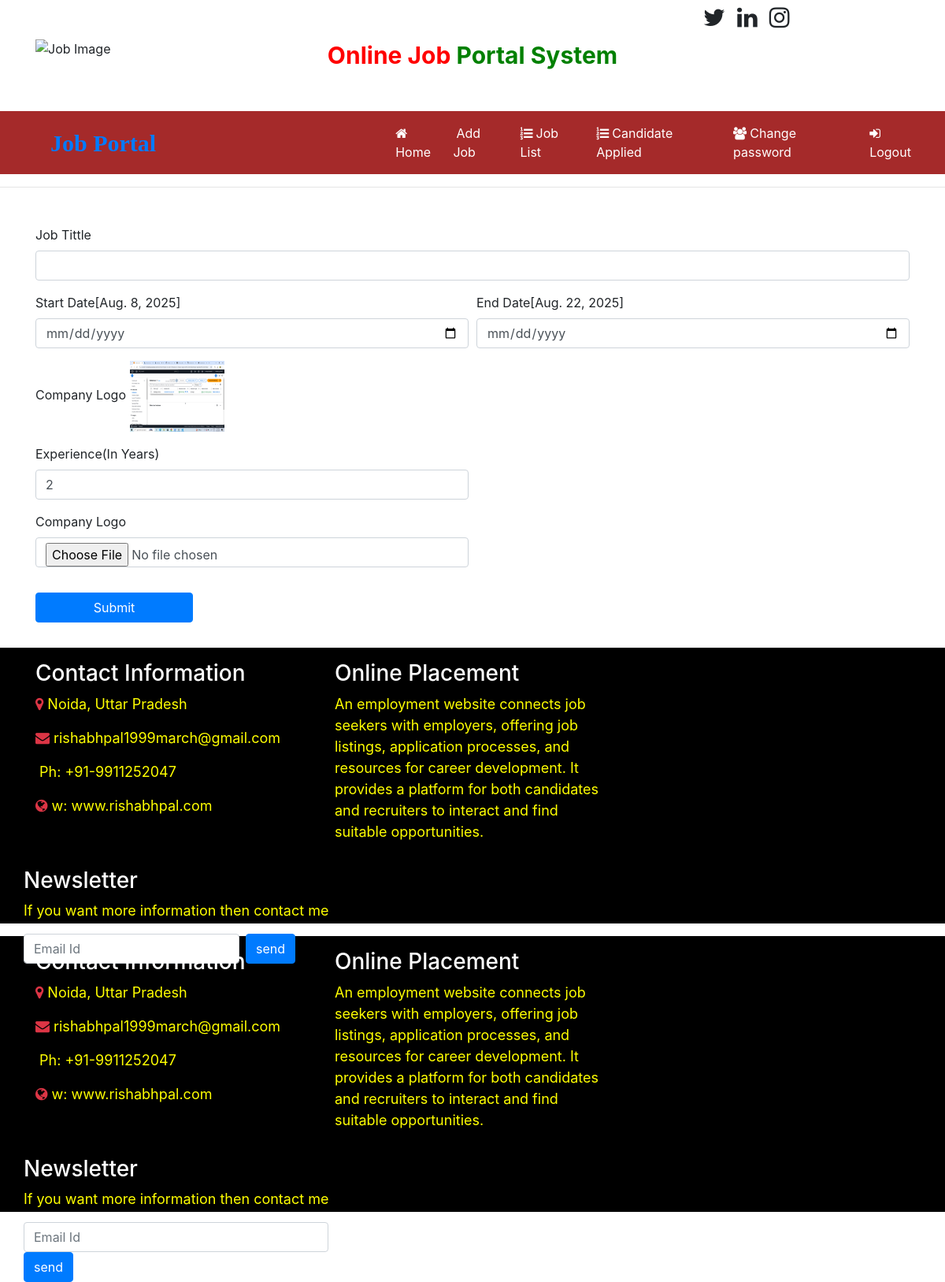
The page /change_companylogo/1 (signed in) on the database its author committed.
### job/models.py (models this page shows, shortened)
class Job(models.Model):
    recruiter = models.ForeignKey(Recruiter, on_delete=models.CASCADE)
    start_date=models.DateField()
    end_date=models.DateField()
    tittle=models.CharField(max_length=100)
    salary=models.FloatField(max_length=20)
    image=models.FileField()
    description=models.CharField(max_length=300)
    experience=models.CharField(max_length=50)
    location=models.CharField(max_length=100)
    skills=models.CharField(max_length=100)
    creationdate=models.DateField()

### job/views.py (the view, shortened to what this page needs)
# urls.py: path('change_companylogo/<int:pid>', change_companylogo, name="change_companylogo"),
def change_companylogo(request,pid):
    if not request.user.is_authenticated:
        return redirect('recruiter_login')  # Redirect to login page if not authenticated
    error=""
    job=Job.objects.get(id=pid)
    d={'error':error,'job':job}
    return render(request, 'change_companylogo.html',d)

### job/templates/change_companylogo.html (shortened to what this page needs)
{% load static %}
{% block body %}
  {% include 'recruiter_navigation.html' %}
  <hr>
<form name="signup" class="container mt-5" onsubmit="return checkpass();" method="post" enctype="multipart/form-data">
    <div class="form-row">
        <div class="form-group col-md-12">
            <label>Job Tittle</label>
            <input type="text" class="form-control" name="jobtitle" value="{{job.title}}">
        </div>
    </div>
    <div class="form-row">
        <div class="form-group col-md-6">
            <label>Start Date</label>[{{job.start_date}}]
            <input type="date" class="form-control" name="startdate">
        </div>
        <div class="form-group col-md-6">
            <label>End Date</label>[{{job.end_date}}]
            <input type="date" class="form-control" name="enddate">
        </div>
    </div>
    <div class="form-row">
        <div class="form-group col-md-12">
            <label>Company Logo</label>
            <img src="{{job.image.url}}" width="120" height="90">
        </div>
    </div>
    <div class="form-row">
        <div class="form-group col-md-6">
            <label>Experience(In Years)</label>
            <input type="text" class="form-control" name="experience" value="{{job.experience}}">
        </div>
    </div>
    <div class="form-row">
        <div class="form-group col-md-6">
            <label>Company Logo</label>
            <input type="file" class="form-control" name="logo" value="{{job.location}}">
        </div>
    </div>
    <input type="submit" value="Submit" class="btn btn-primary my-3" style="width:200px">
</form>
{% include "footer.html" %}
  {% include "footer.html" %}
{% endblock %}

### rows shown on the page
Job: start_date "Aug. 8, 2025", end_date "Aug. 22, 2025", image (picture), experience "2"
